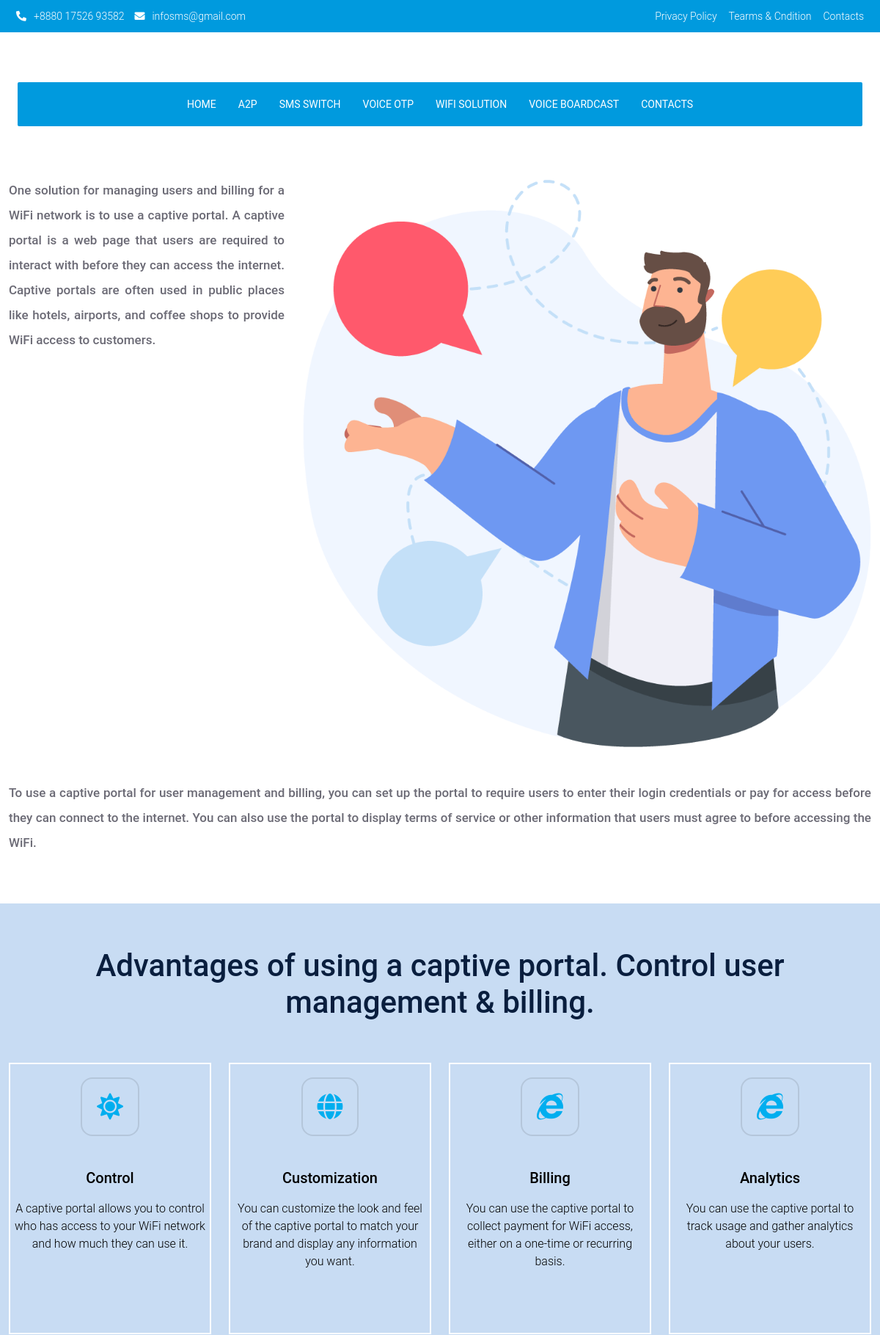
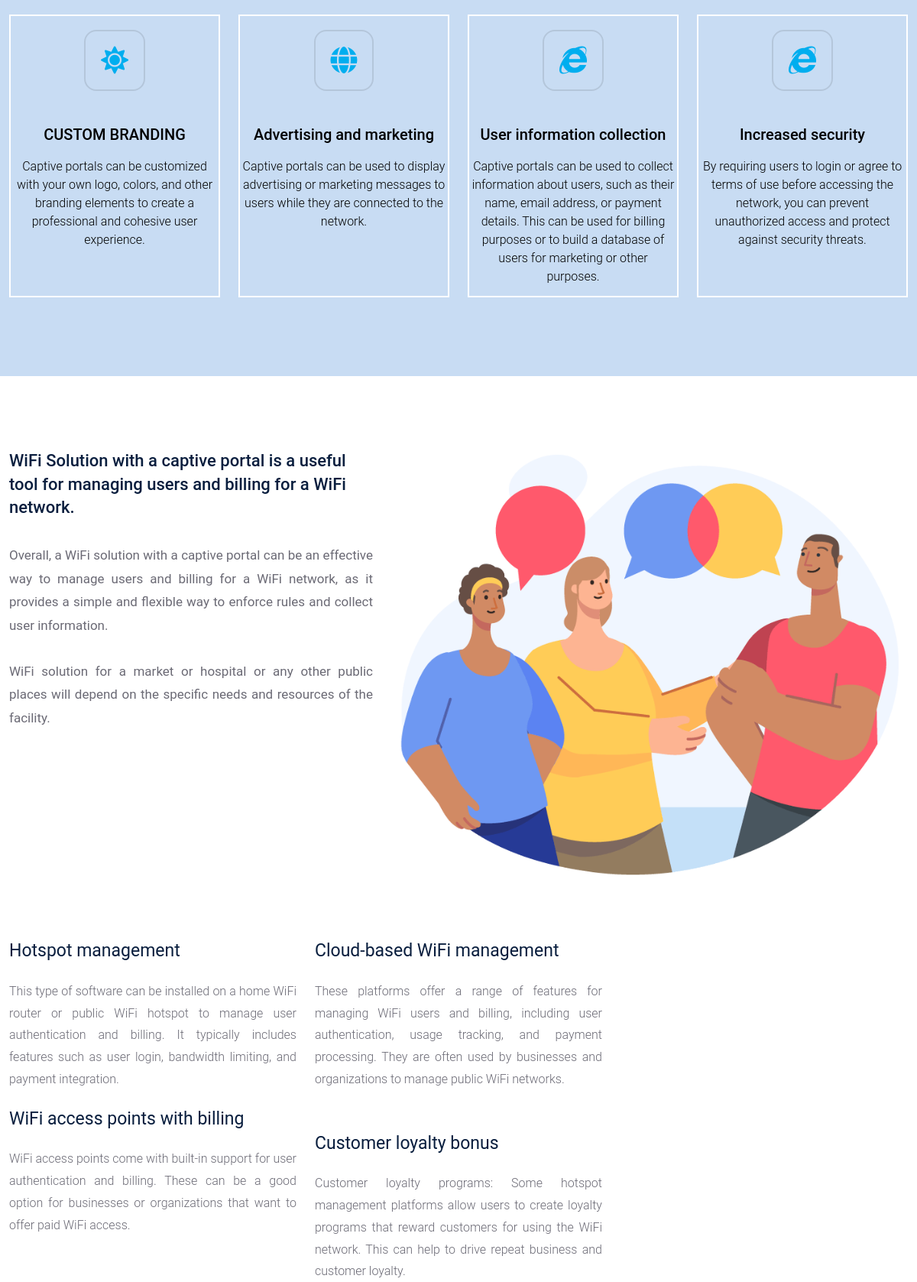
/wifisolution/ (upper part), run on the app's committed database (2 pictures, top to bottom).
### sms/models.py (models this page shows, shortened)
class Contact_information(models.Model):
    phone_no = models.CharField(null=True, max_length=20)
    email_address = models.EmailField(null=True, max_length=50)
    address = models.TextField(max_length=200, null=True)
    header_ph_no = models.CharField(null=True, max_length=20)
    header_email = models.EmailField(null=True, max_length=50)
    logo = models.ImageField(null=True, default="avatar.svg")
    class Meta:
        verbose_name_plural = "Contact Information"

class WifiSoulation_body(models.Model):
    top_details = models.TextField(null=True)
    details2 = models.CharField(null=True, max_length=350)
    picture = models.ImageField(null=True, default="avatar.svg")
    mid_title = models.CharField(null=True, max_length=250)
    mid_details = models.CharField(null=True, max_length=350)
    picture2 = models.ImageField(null=True, default="avatar.svg")
    class Meta:
        verbose_name_plural = "Wifi Soulation Body"

class Wifi_Control_Manue(models.Model):
    title = models.CharField(max_length=60, null=True)
    details = models.TextField(null=True)
    icone = models.CharField(max_length=60, null=True)
    class Meta:
        verbose_name_plural = "Wifi Control Manue"

class Wifi_bottom_Manue(models.Model):
    title = models.CharField(max_length=60, null=True)
    details = models.TextField(null=True)
    class Meta:
        verbose_name_plural = "Wifi Bottom Manue"

### sms/views.py (the view)
# urls.py: path('wifisolution/', views.wifiSolution, name="wifisolution"),
def wifiSolution(request):
    homeService = Home_Service.objects.all()
    conntact = Contact_information.objects.all()[0:1]
    headQuater = Contact_Headquarter.objects.all()[0:1]
    wifyBody = WifiSoulation_body.objects.all()[0:1]
    conTrol = Wifi_Control_Manue.objects.all()
    BoTtom = Wifi_bottom_Manue.objects.all()
    conTent = Wifi_bottom_content.objects.all()[0:1]
    context = {'homeService':homeService,
               'wifyBody':wifyBody,
               'conTrol':conTrol,
               'BoTtom':BoTtom,
               'conTent':conTent,
               'conntact': conntact,
               'headQuater':headQuater,
               }
    return render(request, 'base/wifisolution.html', context)

### sms/templates/base/wifisolution.html (shortened to what this page needs)
{% extends 'main.html' %}
{% load static %}
{% block content %}
{% for wifyBody in wifyBody %}
    <section class="sln-hero">
        <div class="container">
            <div class="row">
                <div class="col-md-4">
                    <div class="sln-hero">
                        <p>{{wifyBody.top_details}}</p>
                    </div>
                </div>
                <div class="col-md-8">
                    <div class="sln-img-area">
                        <img src="{{wifyBody.picture.url}}" alt="">
                    </div>
                </div>
                <div class="col-md-12">
                    <div class="sln-hero-pp">
                        <p>{{wifyBody.details2}}</p>
                    </div>
                </div>
            </div>
        </div>
    </section>
     <section class="sln-bg">
        <div class="container">
            <div class="row">
                <div class="col-md-12">
                    <div class="solution-tt">
                        <h1>Advantages of using a captive portal. Control user management & billing.</h1>
                    </div>
                </div>
            </div>
             <div class="row mt-5 mb-5">
                {% for control in conTrol %}
                    <div class="col-md-3">
                        <div class="company-service-sec text-center">
                            <i class="{{control.icone}}"></i>
                            <h2>{{control.title}}</h2>
                            <p>{{control.details}}</p>
                        </div>
                    </div>
                 {% endfor %}
            </div>
        </div>
    </section>
    <section class="py-5 mt-5">
        <div class="container">
            <div class="row">
                <div class="col-md-5">
                    <div class="sln-tt1">
                        <h4>{{wifyBody.mid_title}}</h4>
                        <p>{{wifyBody.mid_details}}
                        <p>WiFi solution for a market or hospital or any other public places will depend on the specific needs and resources of the facility.</p>
                    </div>
                </div>
                <div class="col-md-7">
                    <div class="sln-tt1-img">
                        <img src="{{wifyBody.picture2.url}}" alt="">
                    </div>
                </div>
            </div>
        </div>
    </section>
    <section>
        <div class="container">
            <div class="row mt-4">
                <div class="col-md-4">
                    {% for BoTtom in BoTtom %}
                    <div class="sln-text">
                        <h4>{{BoTtom.title}}</h4>
                        <p>{{BoTtom.details}}</p>
                    </div>
                    {% endfor %}
                </div>
                <div class="col-md-4">
                    <div class="sln-text">
                        <h4>Cloud-based WiFi management</h4>
                        <p>These platforms offer a range of features for managing WiFi users and billing, including user authentication, usage tracking, and payment processing. They are often used by businesses and organizations to manage public WiFi networks.</p>
                    </div>
                    <div class="sln-text mt-5">
                        <h4>Customer loyalty bonus</h4>
                        <p>Customer loyalty programs: Some hotspot management platforms allow users to create loyalty programs that reward customers for using the WiFi network. This can help to drive repeat business and customer loyalty.</p>
                    </div>
                </div>
                <div class="col-md-4">
                </div>
            </div>
        </div>
    </section>
{% endfor %}
{% endblock %}

### templates/header.html (shortened to what this page needs)
{% load static %}
     {% for conntact in conntact %}
    <section class="b-bac">
            <section class="head-top-bg">
                <div class="container">
                    <div class="row">
                        <div class="col-md-6">
                            <div class="head-top-ll">
                                <a href="#"><i class="fas fa-phone-alt"></i>{{conntact.header_ph_no}}</a>
                                <a href="#"><i class="fas fa-envelope"></i>{{conntact.header_email}}</a>
                            </div>
                        </div>
                        <div class="col-md-6">
                            <div class="head-top-rr text-end">
                                    <a href="#">Privacy Policy</a>
                                    <a href="#">Tearms & Cndition</a>
                                    <a href="{% url 'contact' %}">Contacts</a>
                                </div>
                        </div>
                    </div>
                </div>
            </section>
            <section class="top-bg">
            <div class="container">
                <div class="row gx-0">
                    <div class="col-md-12 text-center">
                        <div class="align-items-center">
                        </div>
                    </div>
                </div>
            </div>
    </section>
    {% endfor %}
        <div class="container-fluid navbar navbar-expand-lg navbar-light py-lg-0 sticky">
            <nav class="container">
                <div class="collapse navbar-collapse justify-content-between text-white" id="navbarCollapse">
                    <div class="navbar-nav m-auto py-0">
                        <a href="{% url 'home' %}" class="nav-item nav-link">Home</a>
                        <div class="nav-item dropdown">
                            <a href="{% url 'a2p' %}" class="nav-link dropdown-toggle">A2P</a>
                        </div>
                        <div class="nav-item dropdown">
                            <a href="{% url 'sms-switch' %}" class="nav-link dropdown-toggle">SMS Switch</a>
                        </div>
                        <div class="nav-item dropdown">
                            <a href="{% url 'voiceotp' %}" class="nav-link dropdown-toggle">Voice OTP</a>
                        </div>
                        <div class="nav-item dropdown">
                            <a href="{% url 'wifisolution' %}" class="nav-link dropdown-toggle">WiFi Solution</a>
                        </div>
                        <div class="nav-item dropdown">
                            <a href="{% url 'boardcast' %}" class="nav-link dropdown-toggle">Voice Boardcast</a>
                        </div>
                        <div class="nav-item dropdown">
                            <a href="{% url 'contact' %}" class="nav-link dropdown-toggle">Contacts</a>
                        </div>
                    </div>
                </div>
            </nav>
        </div>
    </section>

### static/css/style.css (style rules this page uses)
:root { --primary: #00529E; --secondary: #206CFF; --light: #FFFFFF; --dark: #091E3E; }
html, body { overflow-x: hidden; width: 100%; }
body { margin: 0; font-family: "Roboto",sans-serif; font-size: 1rem; font-weight: 400; line-height: 1.5; color: #6B6A75; background-color: #fff; -webkit-text-size-adjust: 100%; -webkit-tap-highlight-color: rgba(0,0,0,0); }
h1, h2, .font-weight-bold { font-weight: 700; }
h3, h4, .font-weight-semi-bold { font-weight: 600; }
a { color: var(--primary); }
.navbar-light .navbar-nav .nav-link { font-family: 'Roboto', sans-serif; padding: 20px 15px; font-size: 14px; text-transform: uppercase; color: #fff; outline: none; }
.sticky { position: fixed; }
.dropdown-toggle::after { content: none; }
section.head-top-bg { background: #009ade; padding: 10px; }
.head-top-ll a { color: #fff; font-size: 14px; padding: 10px; padding-left: 0; font-weight: 300; }
.head-top-ll i { padding-right: 10px; font-size: 14px; }
.head-top-rr.text-end a { color: #fff; padding: 12px; font-weight: 300; font-size: 14px; padding-right: 0; }
section.top-bg { padding: 22px; }
.container { max-width: 1200px; }
div#navbarCollapse { background: #009ade; height: 60px; border-radius: 2px; }
.company-service-sec i { font-size: 36px; padding: 20px; color: rgb(0, 174, 239); border: 2px solid rgba(0, 0, 0, .1); margin-top: 15px; margin-bottom: 20px; border-radius: 16px; }
.company-service-sec h2 { font-size: 20px; color: #000; padding-top: 25px; font-family: "Roboto", sans-serif; font-weight: 500; }
.company-service-sec p { color: #000; font-size: 16px; font-weight: 300; font-family: "Roboto", sans-serif; padding-top: 10px; padding-bottom: 15px; }
section.sln-bg { background: #c8dcf3; margin-top: 50px; padding-top: 60px; padding-bottom: 35px; }
.solution-tt h1 { text-align: center; font-weight: 500; font-size: 42px; font-family: "Roboto", sans-serif; }
.company-service-sec.text-center { border: 2px solid #fff; width: 100%; height: 370px; padding: 3px; margin-bottom: 20px; }
section.sln-hero { margin-top: 130px; }
.sln-img-area img { width: 100%; }
.sln-hero p { font-size: 17px; font-family: "Roboto", sans-serif; font-weight: 500; line-height: 2; text-align: justify; }
.sln-hero-pp p { font-size: 17px; font-family: "Roboto", sans-serif; padding-top: 45px; }
.sln-tt1-img img { width: 100%; }
.sln-tt1 h4 { font-family: "Roboto", sans-serif; font-weight: 500; line-height: 1.4; font-size: 22px; padding-bottom: 10px; }
.sln-tt1 p { font-size: 17px; text-align: justify; padding-top: 13px; font-family: "Roboto", sans-serif; font-weight: 400; line-height: 1.8; }
.sln-text h4 { font-size: 23px; font-family: "Roboto", sans-serif; font-weight: 400; line-height: 1.8; }
.sln-text p { font-size: 16px; font-family: "Roboto", sans-serif; line-height: 1.8; font-weight: 300; text-align: justify; padding-top: 10px; }

### data on the page
Contact_information: header_ph_no "+8880 17526 93582", header_email "infosms@gmail.com"
WifiSoulation_body: top_details "One solution for managing users and billing for a WiFi network is to use a captive portal. A captive portal is a web page that users are required to interact with before they can access the internet. Captive portals are often used in public places like hotels, airports, and coffee shops to provide WiFi access to customers.", picture (picture), details2 "To use a captive portal for user management and billing, you can set up the portal to require users to enter their login credentials or pay for access before they can connect to the internet. You can also use the portal to display terms of service or other information that users must agree to before accessing the WiFi.", mid_title "WiFi Solution with a captive portal is a useful tool for managing users and billing for a WiFi network.", mid_details "Overall, a WiFi solution with a captive portal can be an effective way to manage users and billing for a WiFi network, as it provides a simple and flexible way to enforce rules and collect user information.", picture2 (picture)
Wifi_Control_Manue: title "Control", details "A captive portal allows you to control who has access to your WiFi network and how much they can use it."
Wifi_Control_Manue: title "Customization", details "You can customize the look and feel of the captive portal to match your brand and display any information you want."
Wifi_Control_Manue: title "Billing", details "You can use the captive portal to collect payment for WiFi access, either on a one-time or recurring basis."
Wifi_Control_Manue: title "Analytics", details "You can use the captive portal to track usage and gather analytics about your users."
Wifi_Control_Manue: title "CUSTOM BRANDING", details "Captive portals can be customized with your own logo, colors, and other branding elements to create a professional and cohesive user experience."
Wifi_Control_Manue: title "Advertising and marketing", details "Captive portals can be used to display advertising or marketing messages to users while they are connected to the network."
Wifi_Control_Manue: title "User information collection", details "Captive portals can be used to collect information about users, such as their name, email address, or payment details. This can be used for billing purposes or to build a database of users for marketing or other purposes."
Wifi_Control_Manue: title "Increased security", details "By requiring users to login or agree to terms of use before accessing the network, you can prevent unauthorized access and protect against security threats."
Wifi_bottom_Manue: title "Hotspot management", details "This type of software can be installed on a home WiFi router or public WiFi hotspot to manage user authentication and billing. It typically includes features such as user login, bandwidth limiting, and payment integration."
Wifi_bottom_Manue: title "WiFi access points with billing", details "WiFi access points come with built-in support for user authentication and billing. These can be a good option for businesses or organizations that want to offer paid WiFi access."
